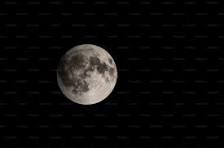
#> input picture Niharika Janardhan Konduru DIP Assignment Homework/moon_image.jpeg, 224 x 148 px
$ python Question_2.py
#> lines starting #> are read from the running program, lines starting #| are printed output that depends on the picture; after the words box and inside, x2 and y2 are one past the last pixel; in counts of white or black regions, pixels touching at a corner belong together
import cv2
import numpy as np
import matplotlib.pyplot as plt

# Load and convert the image to grayscale
image = cv2.imread('moon_image.jpeg', cv2.IMREAD_GRAYSCALE)
#> image: shape (148, 224); min 0, max 211, mean 11.2

# Function for Floyd-Steinberg dithering
def floyd_steinberg_dithering(image):
    # Copy the image to avoid modifying the original
    dithered_image = np.copy(image).astype(np.float32)
    rows, cols = dithered_image.shape
#> rows = 148; cols = 224

    for y in range(rows):
        for x in range(cols):
            old_pixel = dithered_image[y, x]
            new_pixel = np.round(old_pixel / 255) * 255
            dithered_image[y, x] = new_pixel
            quant_error = old_pixel - new_pixel

            if x + 1 < cols:
                dithered_image[y, x + 1] += quant_error * 7 / 16
            if y + 1 < rows:
                if x - 1 >= 0:
                    dithered_image[y + 1, x - 1] += quant_error * 3 / 16
                dithered_image[y + 1, x] += quant_error * 5 / 16
                if x + 1 < cols:
                    dithered_image[y + 1, x + 1] += quant_error * 1 / 16
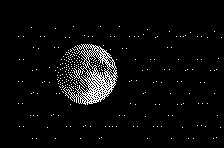
#> dithered_image: shape (148, 224) float32; 4.2% white in thin lines or dots, all inside (x1, y1, x2, y2) = (18, 26, 222, 139)

    return np.clip(dithered_image, 0, 255).astype(np.uint8)

# Function for Jarvis-Judice-Ninke dithering
def jarvis_judice_ninke_dithering(image):
    # Copy the image to avoid modifying the original
    dithered_image = np.copy(image).astype(np.float32)
    rows, cols = dithered_image.shape
#> rows = 148; cols = 224

    for y in range(rows):
        for x in range(cols):
            old_pixel = dithered_image[y, x]
            new_pixel = np.round(old_pixel / 255) * 255
            dithered_image[y, x] = new_pixel
            quant_error = old_pixel - new_pixel

            # Distribute the quantization error according to Jarvis-Judice-Ninke matrix
            if x + 1 < cols:
                dithered_image[y, x + 1] += quant_error * 7 / 48
            if x + 2 < cols:
                dithered_image[y, x + 2] += quant_error * 5 / 48

            if y + 1 < rows:
                if x - 2 >= 0:
                    dithered_image[y + 1, x - 2] += quant_error * 3 / 48
                if x - 1 >= 0:
                    dithered_image[y + 1, x - 1] += quant_error * 5 / 48
                dithered_image[y + 1, x] += quant_error * 7 / 48
                if x + 1 < cols:
                    dithered_image[y + 1, x + 1] += quant_error * 5 / 48
                if x + 2 < cols:
                    dithered_image[y + 1, x + 2] += quant_error * 3 / 48

            if y + 2 < rows:
                if x - 2 >= 0:
                    dithered_image[y + 2, x - 2] += quant_error * 1 / 48
                if x - 1 >= 0:
                    dithered_image[y + 2, x - 1] += quant_error * 3 / 48
                dithered_image[y + 2, x] += quant_error * 5 / 48
                if x + 1 < cols:
                    dithered_image[y + 2, x + 1] += quant_error * 3 / 48
                if x + 2 < cols:
                    dithered_image[y + 2, x + 2] += quant_error * 1 / 48
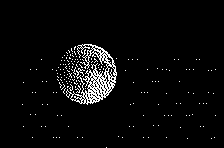
#> dithered_image: shape (148, 224) float32; 4% white in thin lines or dots, all inside (x1, y1, x2, y2) = (22, 44, 216, 148)

    return np.clip(dithered_image, 0, 255).astype(np.uint8)

# Apply Floyd-Steinberg Dithering
fs_dithered_image = floyd_steinberg_dithering(image)

# Apply Jarvis-Judice-Ninke Dithering
jjn_dithered_image = jarvis_judice_ninke_dithering(image)

# Display the results
plt.figure(figsize=(12, 8))

plt.subplot(1, 3, 1)
plt.imshow(image, cmap='gray')
plt.title('Original Grayscale')

plt.subplot(1, 3, 2)
plt.imshow(fs_dithered_image, cmap='gray')
plt.title('Floyd-Steinberg Dithering')

plt.subplot(1, 3, 3)
plt.imshow(jjn_dithered_image, cmap='gray')
plt.title('Jarvis-Judice-Ninke Dithering')

plt.tight_layout()
plt.show()
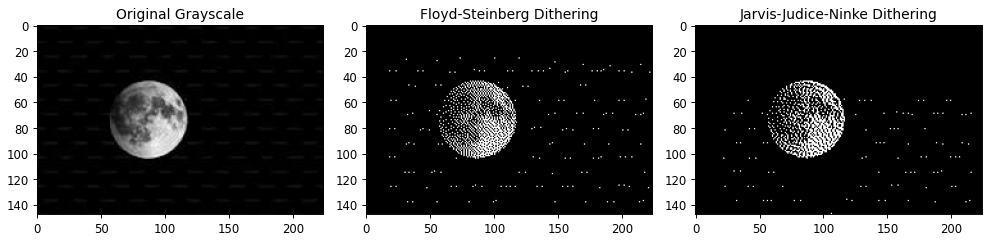
#> figure drawn by matplotlib, 3 panels
